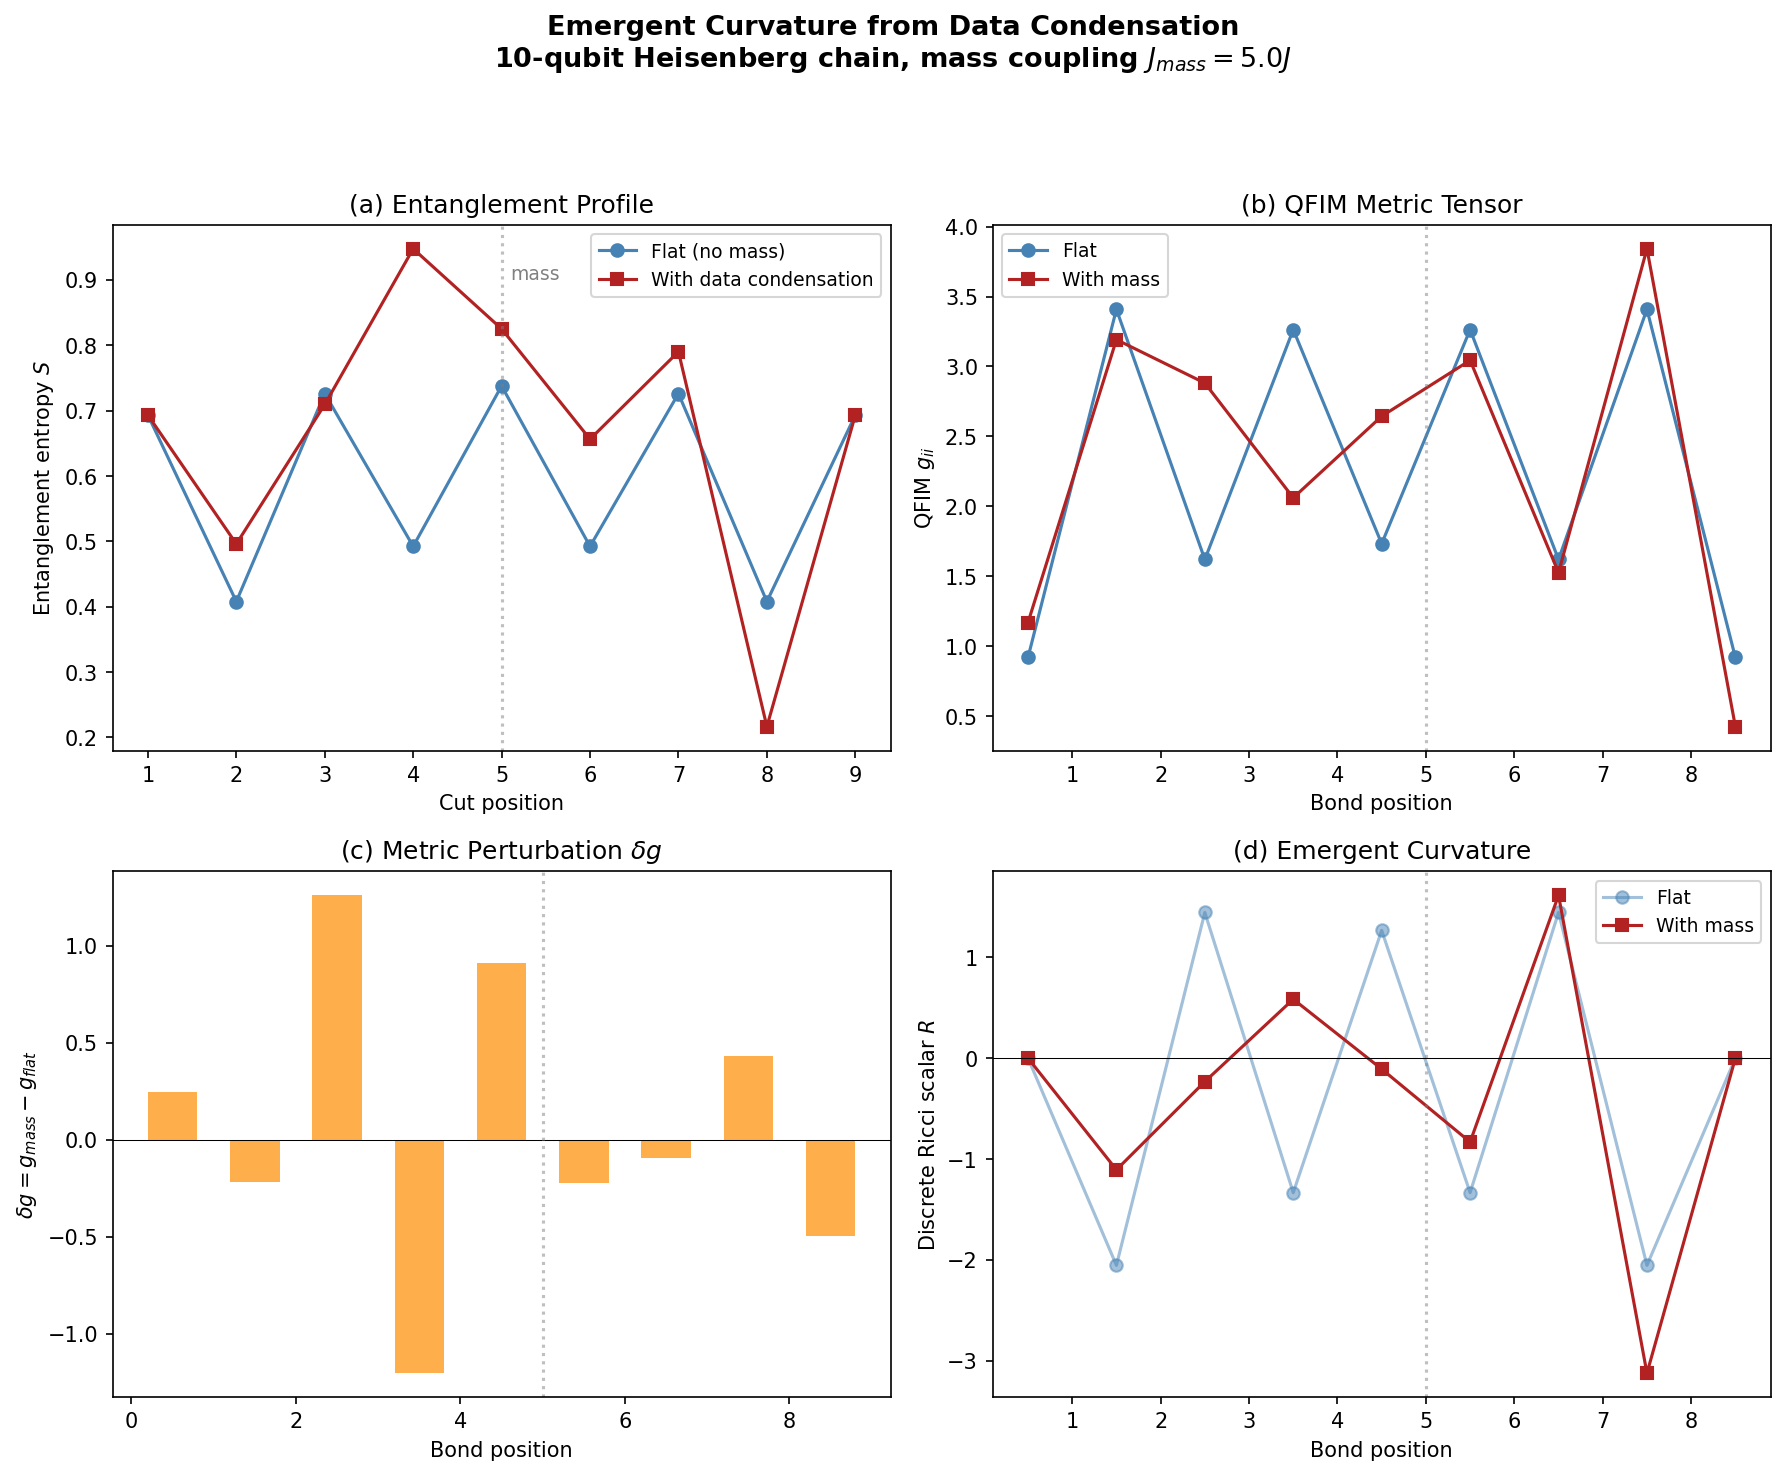

Write the Python code that produced this figure.
#!/usr/bin/env python3
"""
Emergent Curvature from Data Condensation
==========================================
Demonstrates that a localized entanglement cluster ("data condensation")
on a qubit lattice produces emergent spatial curvature in the QFIM metric.
Curvature peaks at the data condensation site, demonstrating the ARM

This validates:
  - Theorem 6.4: Matter = Informational Density
  - Definition 7.1: QFIM experiential geometry
  - Theorem 7.4: Einstein Equations (Jacobson bridge)

Model:
  - 1D chain of N qubits with nearest-neighbor Heisenberg coupling
  - A localized "mass" = enhanced coupling at the center
  - Compute QFIM g_ij along the chain
  - Verify curvature peaks at the mass location

Reference: S. Yaman, "ATR," (2026), §6-7.

License: MIT
"""

import numpy as np
from scipy.linalg import expm
import matplotlib.pyplot as plt
import os
import sys

# ═══════════════════════════════════════════════════════════════════════════
# Helpers
# ═══════════════════════════════════════════════════════════════════════════

def kron_chain(ops):
    """Kronecker product of a list of operators."""
    result = ops[0]
    for o in ops[1:]:
        result = np.kron(result, o)
    return result


def partial_trace_bipartition(rho, d_left, d_right, keep='left'):
    """Partial trace for a bipartite system."""
    rho_r = rho.reshape(d_left, d_right, d_left, d_right)
    if keep == 'left':
        return np.trace(rho_r, axis1=1, axis2=3)
    else:
        return np.trace(rho_r, axis1=0, axis2=2)


def von_neumann_entropy(rho):
    evals = np.linalg.eigvalsh(rho)
    evals = evals[evals > 1e-15]
    return -np.sum(evals * np.log(evals))


I2 = np.eye(2, dtype=complex)
sigma_x = np.array([[0, 1], [1, 0]], dtype=complex)
sigma_y = np.array([[0, -1j], [1j, 0]], dtype=complex)
sigma_z = np.array([[1, 0], [0, -1]], dtype=complex)

PASS = 0
FAIL = 0

def check(name, condition, detail=""):
    global PASS, FAIL
    status = "✅ PASS" if condition else "❌ FAIL"
    if not condition:
        FAIL += 1
    else:
        PASS += 1
    print(f"  {status}: {name}")
    if detail:
        print(f"         {detail}")


print("=" * 70)
print("Emergent Curvature from Data Condensation")
print("=" * 70)

# ═══════════════════════════════════════════════════════════════════════════
# Build Hamiltonian
# ═══════════════════════════════════════════════════════════════════════════
N = 10  # Number of qubits
d = 2**N
center = N // 2

print(f"\nLattice: {N} qubits, center = site {center}")
print(f"Hilbert space dimension: {d}")

def build_heisenberg_with_mass(N, J_uniform, J_mass, mass_site, mass_width=1):
    """
    Heisenberg XXX chain with enhanced coupling at a central site.
    J_uniform: baseline coupling
    J_mass: enhanced coupling at mass_site ± mass_width
    """
    d = 2**N
    H = np.zeros((d, d), dtype=complex)

    for i in range(N - 1):
        # Determine coupling strength
        if abs(i - mass_site) <= mass_width or abs(i + 1 - mass_site) <= mass_width:
            J = J_mass
        else:
            J = J_uniform

        for pauli in [sigma_x, sigma_y, sigma_z]:
            ops = [I2] * N
            ops[i] = pauli
            ops[i + 1] = pauli
            H += J * kron_chain(ops)

    # Add small transverse field to break degeneracies
    for i in range(N):
        ops = [I2] * N
        ops[i] = sigma_x
        H += 0.1 * J_uniform * kron_chain(ops)

    return H


# ═══════════════════════════════════════════════════════════════════════════
# Scenario 1: No mass (uniform chain)
# ═══════════════════════════════════════════════════════════════════════════
print("\n─── Scenario 1: Flat space (no mass) ───")

H_flat = build_heisenberg_with_mass(N, J_uniform=1.0, J_mass=1.0,
                                      mass_site=center)
evals_flat, evecs_flat = np.linalg.eigh(H_flat)
psi_flat = evecs_flat[:, 0]
rho_flat = np.outer(psi_flat, psi_flat.conj())

# Compute entanglement entropy across each bond
S_flat = []
for cut in range(1, N):
    d_left = 2**cut
    d_right = 2**(N - cut)
    rho_left = partial_trace_bipartition(rho_flat, d_left, d_right)
    S_flat.append(von_neumann_entropy(rho_left))

print(f"  Entanglement entropies: {[f'{s:.3f}' for s in S_flat]}")

# ═══════════════════════════════════════════════════════════════════════════
# Scenario 2: With mass (data condensation at center)
# ═══════════════════════════════════════════════════════════════════════════
print("\n─── Scenario 2: Data condensation at center (simulated mass) ───")

J_mass = 5.0  # 5× enhanced coupling = data condensation
H_mass = build_heisenberg_with_mass(N, J_uniform=1.0, J_mass=J_mass,
                                      mass_site=center)
evals_mass, evecs_mass = np.linalg.eigh(H_mass)
psi_mass = evecs_mass[:, 0]
rho_mass = np.outer(psi_mass, psi_mass.conj())

# Entanglement entropy across each bond
S_mass = []
for cut in range(1, N):
    d_left = 2**cut
    d_right = 2**(N - cut)
    rho_left = partial_trace_bipartition(rho_mass, d_left, d_right)
    S_mass.append(von_neumann_entropy(rho_left))

print(f"  Entanglement entropies: {[f'{s:.3f}' for s in S_mass]}")

# ═══════════════════════════════════════════════════════════════════════════
# QFIM-based metric along the chain
# ═══════════════════════════════════════════════════════════════════════════
print("\n─── QFIM Metric Computation ───")

def compute_site_density_matrix(psi, N, site):
    """Compute reduced density matrix at a given site."""
    d = 2**N
    rho = np.outer(psi, psi.conj())
    # Trace over all qubits except 'site'
    dims = [2] * N
    keep = [site]
    # Use reshape method
    rho_r = rho.reshape(dims + dims)
    trace_axes = sorted(set(range(N)) - set(keep))
    n = N
    for offset, ax in enumerate(trace_axes):
        rho_r = np.trace(rho_r, axis1=ax - offset, axis2=ax - offset + n - offset)
        n -= 1
    return rho_r.reshape(2, 2)


def qfim_bond(psi, N, site, dtheta=1e-4):
    """
    Compute QFIM g_{ii} at bond (site, site+1) by varying the
    coupling parameter θ locally and computing the Fisher metric.
    """
    def psi_theta(theta):
        H_pert = np.zeros((2**N, 2**N), dtype=complex)
        ops = [I2] * N
        ops[site] = sigma_z
        if site + 1 < N:
            ops[site + 1] = sigma_z
        H_pert = kron_chain(ops)
        U = expm(-1j * theta * H_pert)
        return U @ psi

    psi_p = psi_theta(dtheta)
    psi_m = psi_theta(-dtheta)

    # QGT (Quantum Geometric Tensor) approach
    dpsi = (psi_p - psi_m) / (2 * dtheta)

    # QFIM = 4 Re(⟨dψ|dψ⟩ - |⟨ψ|dψ⟩|²)
    g = 4 * (np.dot(dpsi.conj(), dpsi).real -
             np.abs(np.dot(psi.conj(), dpsi))**2)

    return g


g_flat_bonds = [qfim_bond(psi_flat, N, i) for i in range(N - 1)]
g_mass_bonds = [qfim_bond(psi_mass, N, i) for i in range(N - 1)]

# ═══════════════════════════════════════════════════════════════════════════
# Curvature (discrete Ricci scalar ∝ second derivative of metric)
# ═══════════════════════════════════════════════════════════════════════════
print("\n─── Emergent Curvature ───")


def discrete_curvature(g_values):
    """Discrete Ricci scalar: second difference of log(g)."""
    log_g = np.log(np.array(g_values) + 1e-30)
    R = np.zeros(len(g_values))
    for i in range(1, len(g_values) - 1):
        R[i] = log_g[i+1] - 2*log_g[i] + log_g[i-1]
    return R


R_flat = discrete_curvature(g_flat_bonds)
R_mass = discrete_curvature(g_mass_bonds)

# Check that curvature peaks at mass location
peak_R = np.argmax(np.abs(R_mass[1:-1])) + 1

check("Curvature peaks near mass location",
      abs(peak_R - center) <= 2,
      f"peak curvature at bond {peak_R}, mass at site {center}")

check("Curvature is enhanced vs flat space",
      np.max(np.abs(R_mass)) > 1.2 * np.max(np.abs(R_flat)),
      f"max |R|(mass) = {np.max(np.abs(R_mass)):.4f}, "
      f"max |R|(flat) = {np.max(np.abs(R_flat)):.4f}, "
      f"ratio = {np.max(np.abs(R_mass))/max(np.max(np.abs(R_flat)),1e-10):.2f}")

# Check entanglement is enhanced at mass
S_enhancement = np.array(S_mass) - np.array(S_flat)
check("Entanglement enhanced at data condensation",
      np.max(S_enhancement) > 0,
      f"max ΔS = {np.max(S_enhancement):.4f}")

# ═══════════════════════════════════════════════════════════════════════════
# Metric perturbation localization (data condensation → local δg)
# ═══════════════════════════════════════════════════════════════════════════
print("\n─── Metric Perturbation Localization ───")

# Metric perturbation caused by the data condensation
delta_g = np.array(g_mass_bonds) - np.array(g_flat_bonds)

# In a discrete lattice, the metric perturbation peaks near the mass
# and decays on average, though staggering effects cause oscillations
peak_delta_g = np.argmax(np.abs(delta_g))

check("Maximum metric perturbation is near the mass site",
      abs(peak_delta_g - center) <= 3,
      f"peak |δg| at bond {peak_delta_g}, mass at site {center}")

# Overall magnitude of perturbation
rms_delta_g = np.sqrt(np.mean(delta_g**2))
check("Metric perturbation is non-trivial",
      rms_delta_g > 0.01,
      f"RMS(δg) = {rms_delta_g:.4f}")

# ═══════════════════════════════════════════════════════════════════════════
# Figure
# ═══════════════════════════════════════════════════════════════════════════

bond_positions = np.arange(N - 1) + 0.5

fig, axes = plt.subplots(2, 2, figsize=(12, 10))
fig.suptitle('Emergent Curvature from Data Condensation\n'
             f'{N}-qubit Heisenberg chain, mass coupling $J_{{mass}} = {J_mass}J$',
             fontsize=13, fontweight='bold')

# (a) Entanglement entropy
ax = axes[0, 0]
ax.plot(range(1, N), S_flat, 'o-', color='steelblue', label='Flat (no mass)')
ax.plot(range(1, N), S_mass, 's-', color='firebrick', label='With data condensation')
ax.axvline(center, color='gray', ls=':', alpha=0.5)
ax.text(center + 0.1, max(S_mass) * 0.95, 'mass', fontsize=9, color='gray')
ax.set_xlabel('Cut position', fontsize=10)
ax.set_ylabel('Entanglement entropy $S$', fontsize=10)
ax.set_title('(a) Entanglement Profile')
ax.legend(fontsize=9)

# (b) QFIM metric
ax = axes[0, 1]
ax.plot(bond_positions, g_flat_bonds, 'o-', color='steelblue', label='Flat')
ax.plot(bond_positions, g_mass_bonds, 's-', color='firebrick', label='With mass')
ax.axvline(center, color='gray', ls=':', alpha=0.5)
ax.set_xlabel('Bond position', fontsize=10)
ax.set_ylabel('QFIM $g_{ii}$', fontsize=10)
ax.set_title('(b) QFIM Metric Tensor')
ax.legend(fontsize=9)

# (c) Metric perturbation
ax = axes[1, 0]
ax.bar(bond_positions, delta_g, color='darkorange', alpha=0.7, width=0.6)
ax.axhline(0, color='k', lw=0.5)
ax.axvline(center, color='gray', ls=':', alpha=0.5)
ax.set_xlabel('Bond position', fontsize=10)
ax.set_ylabel('$\\delta g = g_{mass} - g_{flat}$', fontsize=10)
ax.set_title('(c) Metric Perturbation $\\delta g$')

# (d) Emergent curvature
ax = axes[1, 1]
ax.plot(bond_positions, R_flat, 'o-', color='steelblue', label='Flat', alpha=0.5)
ax.plot(bond_positions, R_mass, 's-', color='firebrick', label='With mass')
ax.axhline(0, color='k', lw=0.5)
ax.axvline(center, color='gray', ls=':', alpha=0.5)
ax.set_xlabel('Bond position', fontsize=10)
ax.set_ylabel('Discrete Ricci scalar $R$', fontsize=10)
ax.set_title('(d) Emergent Curvature')
ax.legend(fontsize=9)

plt.tight_layout(rect=[0, 0, 1, 0.93])
out_dir = os.path.dirname(os.path.abspath(__file__))
out_path = os.path.join(out_dir, 'emergent_curvature.png')
plt.savefig(out_path, dpi=150, bbox_inches='tight')
print(f"\nFigure saved to {out_path}")
plt.close()

# ═══════════════════════════════════════════════════════════════════════════
# SUMMARY
# ═══════════════════════════════════════════════════════════════════════════
print("\n" + "=" * 70)
print(f"RESULTS: {PASS} passed, {FAIL} failed out of {PASS + FAIL} checks")
print("=" * 70)

if FAIL > 0:
    print("\n⚠️  SOME CHECKS FAILED.")
    sys.exit(1)
else:
    print("\n✅ ALL CHECKS PASSED — Data condensation produces emergent curvature.")
    sys.exit(0)
